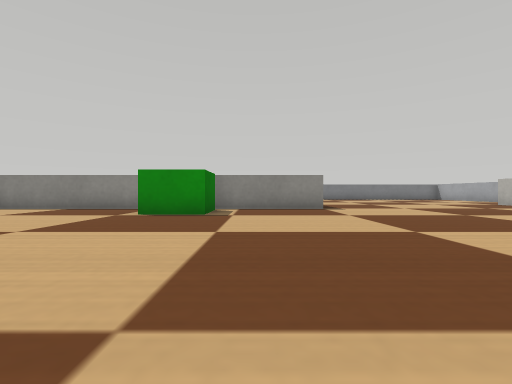
[1] (above)

16 first-person views from a walk through a robot-simulator world made for Webots. The camera is 0.05 m above the floor, looks level and sees 85° across. The floor is counted in squares, 0.1 m on a side. Each view is taken from the middle of a square. On the plan, view 1 faces up. The plan holds only what a view shows up to about 9 squares ahead; the rest is blank. The place goes on beyond the plan. Robots are left out. Webots' stock objects and surfaces are drawn as simple stand-ins.

[2]
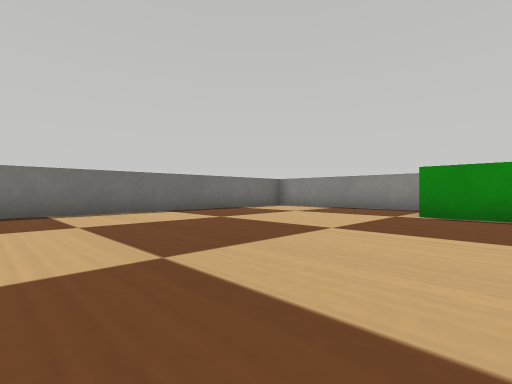

[3]
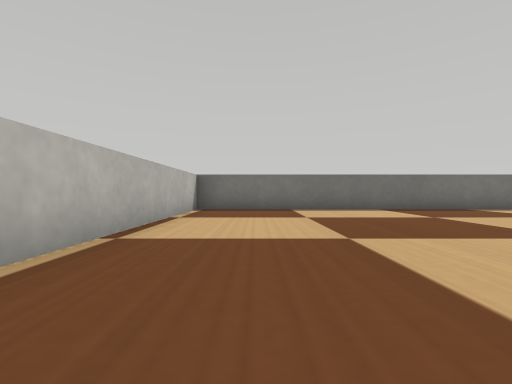

[4]
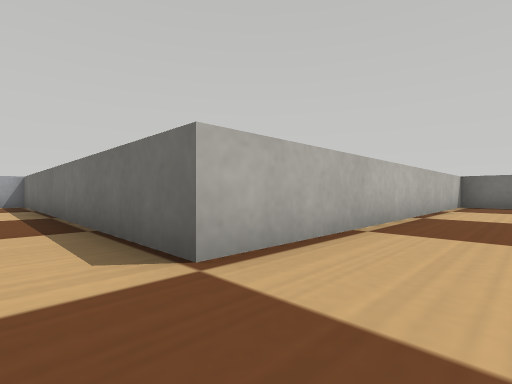

[5]
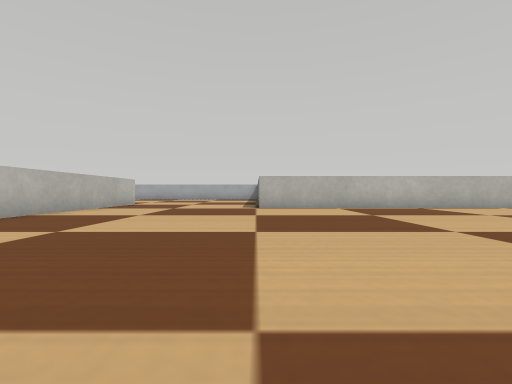

[6]
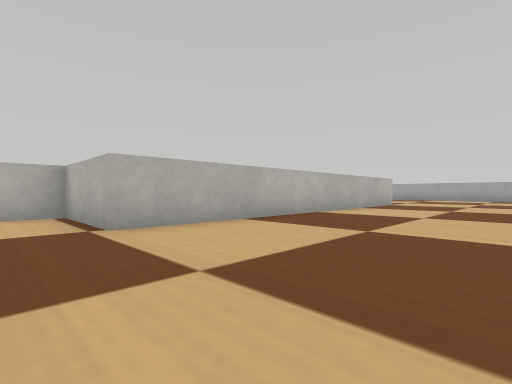

[7]
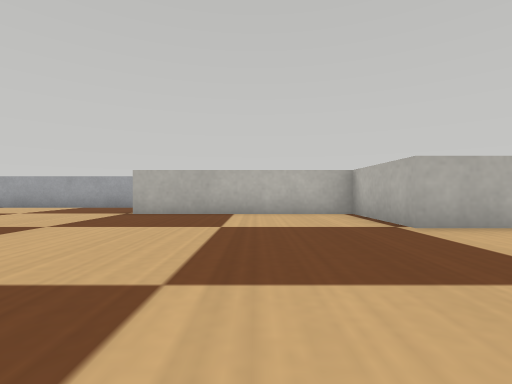

[8]
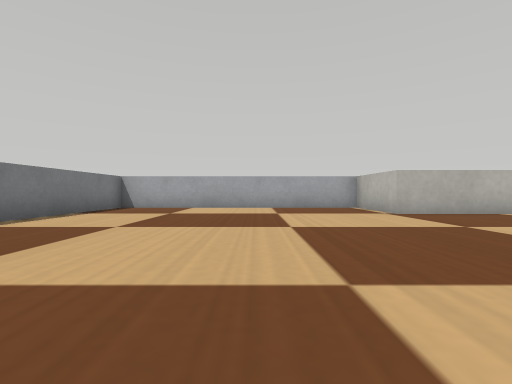

[9]
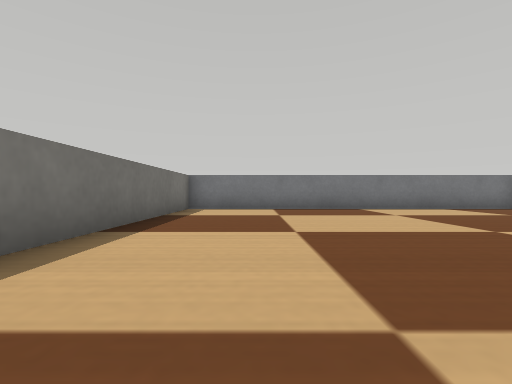

[10]
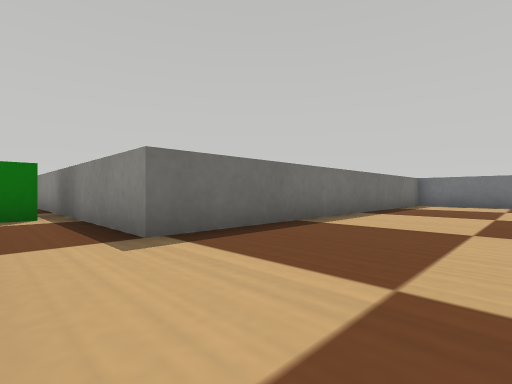

[11]
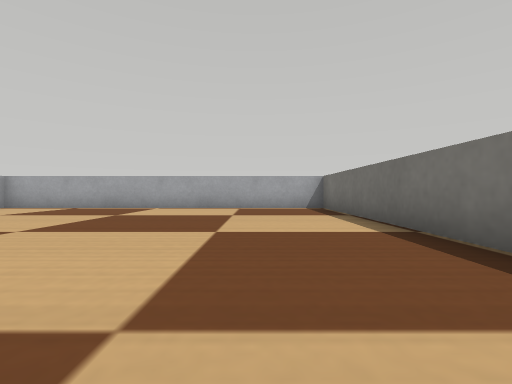

[12]
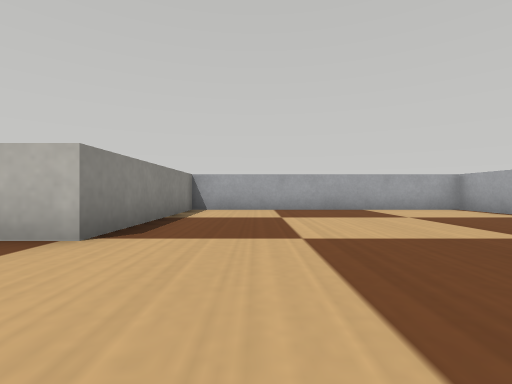

[13]
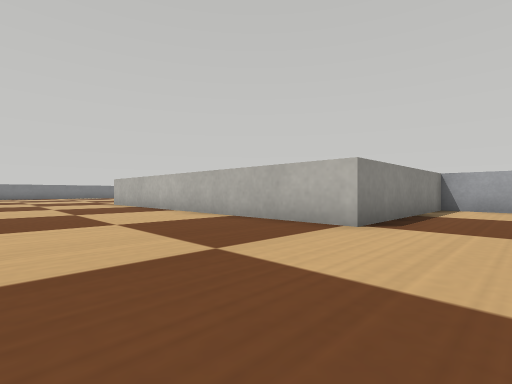

[14]
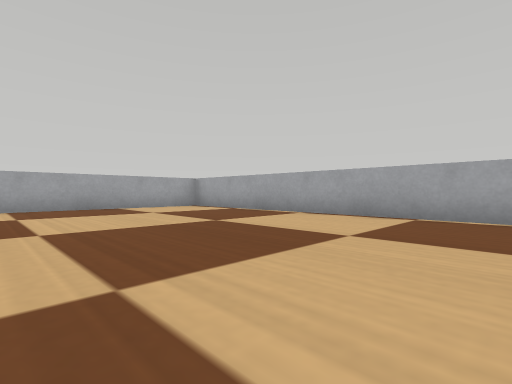

[15]
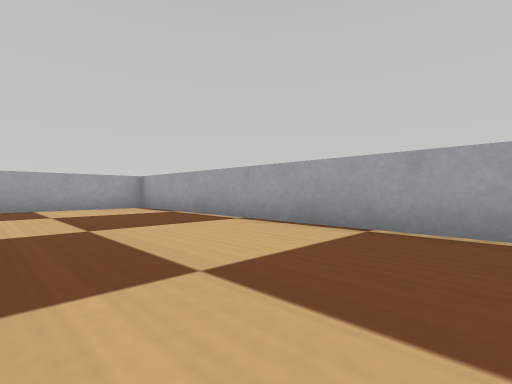

[16]
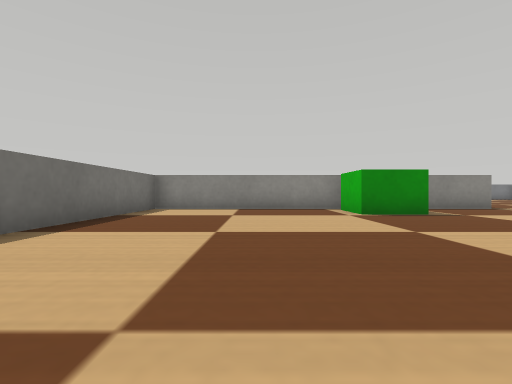

### Floor plan
Points are (right, up) in squares from view 1. A wall is a line through its corners. A room is listed if a view was taken in it or the views show most of it. See-through windows are left out.
Room 1 (views 1, 2, 3, 4, 16)
walls: (-1.1, 6.3) (-2.6, 6.3) (-2.6, 7.7); (-2, 8.3) (-8, 8.3) (-8, -1.7) (2, -1.7); (6.8, -0.5) (6.8, 5.8)
ways out: opening at (3, 6) to room 2; opening at (4.5, -1.2) to room 3
Room 2 (views 5, 6, 7, 8, 9, 10)
walls: (6.8, 5.8) (9.3, 5.8) (9.3, 10.8) (11.9, 10.8) (11.9, 18.3) (2, 18.3) (2, 8.3) (-2, 8.3); (-1.1, 7.9) (-1.1, 6.3)
ways out: opening at (3, 6) to room 1
Room 3 (views 11, 12, 13, 14, 15)
walls: (2, -1.7) (2, -11.7) (11.9, -11.7) (11.9, -4.2) (6.8, -4.2) (6.8, -0.5)
ways out: opening at (4.5, -1.2) to room 1

Where each view was taken, in squares from view 1:
view 1: 0 up, 0 right, facing up
view 2: 0 up, 1 left, facing up-left
view 3: 0 up, 0 right, facing left
view 4: 0 up, 3 right, facing down-left
view 5: 7 up, 2 right, facing down
view 6: 7 up, 3 right, facing down-right
view 7: 8 up, 3 right, facing right
view 8: 14 up, 3 right, facing right
view 9: 10 up, 4 right, facing up
view 10: 7 up, 5 right, facing up-left
view 11: 3 down, 4 right, facing down
view 12: 6 down, 4 right, facing right
view 13: 6 down, 3 right, facing up-right
view 14: 6 down, 3 right, facing down-right
view 15: 8 down, 3 right, facing down-right
view 16: 0 up, 5 left, facing up
